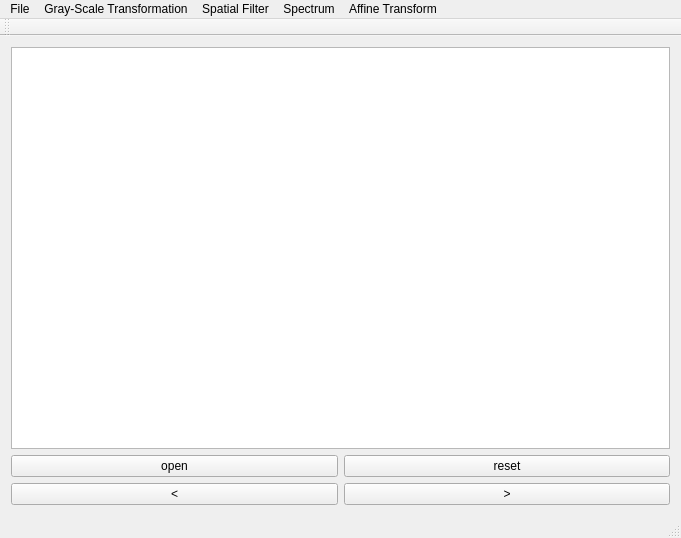
<?xml version="1.0" encoding="UTF-8"?>
<ui version="4.0">
 <class>MainWindow</class>
 <widget class="QMainWindow" name="MainWindow">
  <property name="geometry">
   <rect>
    <x>0</x>
    <y>0</y>
    <width>681</width>
    <height>538</height>
   </rect>
  </property>
  <property name="windowTitle">
   <string>MainWindow</string>
  </property>
  <widget class="QWidget" name="centralWidget">
   <layout class="QGridLayout" name="gridLayout">
    <item row="1" column="0">
     <layout class="QHBoxLayout" name="horizontalLayout">
      <item>
       <widget class="QPushButton" name="Btn_open">
        <property name="text">
         <string>open</string>
        </property>
       </widget>
      </item>
      <item>
       <widget class="QPushButton" name="Btn_reset">
        <property name="text">
         <string>reset</string>
        </property>
       </widget>
      </item>
     </layout>
    </item>
    <item row="0" column="0">
     <widget class="QGraphicsView" name="graphicsView"/>
    </item>
    <item row="2" column="0">
     <layout class="QHBoxLayout" name="horizontalLayout_2">
      <item>
       <widget class="QPushButton" name="Btn_pre">
        <property name="text">
         <string>&lt;</string>
        </property>
       </widget>
      </item>
      <item>
       <widget class="QPushButton" name="Btn_next">
        <property name="text">
         <string>&gt;</string>
        </property>
       </widget>
      </item>
     </layout>
    </item>
   </layout>
  </widget>
  <widget class="QMenuBar" name="menuBar">
   <property name="geometry">
    <rect>
     <x>0</x>
     <y>0</y>
     <width>681</width>
     <height>28</height>
    </rect>
   </property>
   <widget class="QMenu" name="menuGrayScale_Transformation">
    <property name="title">
     <string>Gray-Scale Transformation</string>
    </property>
    <addaction name="actionrgb2gray"/>
    <addaction name="actionreverse"/>
    <addaction name="actionlog"/>
    <addaction name="actioncontrast_strectch"/>
    <addaction name="actionhistogram"/>
    <addaction name="actioncolor_histogram"/>
   </widget>
   <widget class="QMenu" name="menuSpatial_Filter">
    <property name="title">
     <string>Spatial Filter</string>
    </property>
    <addaction name="actionLinear"/>
    <addaction name="actionGauss"/>
    <addaction name="actionBilateral"/>
    <addaction name="actionMedian"/>
    <addaction name="actionMorphology_Operation"/>
    <addaction name="actionFrequency_Domain_Filter"/>
   </widget>
   <widget class="QMenu" name="menuSpectrum">
    <property name="title">
     <string>Spectrum</string>
    </property>
    <addaction name="actionshow_spectrum"/>
   </widget>
   <widget class="QMenu" name="menuAffine_Transform">
    <property name="title">
     <string>Affine Transform</string>
    </property>
    <addaction name="actionAffine_Transform"/>
   </widget>
   <widget class="QMenu" name="menuFile">
    <property name="title">
     <string>File</string>
    </property>
    <addaction name="actionSave"/>
    <addaction name="actionSave_As"/>
   </widget>
   <addaction name="menuFile"/>
   <addaction name="menuGrayScale_Transformation"/>
   <addaction name="menuSpatial_Filter"/>
   <addaction name="menuSpectrum"/>
   <addaction name="menuAffine_Transform"/>
  </widget>
  <widget class="QToolBar" name="mainToolBar">
   <attribute name="toolBarArea">
    <enum>TopToolBarArea</enum>
   </attribute>
   <attribute name="toolBarBreak">
    <bool>false</bool>
   </attribute>
  </widget>
  <widget class="QStatusBar" name="statusBar"/>
  <action name="actionrgb2gray">
   <property name="text">
    <string>rgb2gray</string>
   </property>
  </action>
  <action name="actionlog">
   <property name="text">
    <string>log</string>
   </property>
  </action>
  <action name="actionreverse">
   <property name="text">
    <string>reverse</string>
   </property>
  </action>
  <action name="actioncontrast_strectch">
   <property name="text">
    <string>contrast strectch</string>
   </property>
  </action>
  <action name="actionhistogram">
   <property name="text">
    <string>gray histogram</string>
   </property>
  </action>
  <action name="actioncolor_histogram">
   <property name="text">
    <string>color histogram</string>
   </property>
  </action>
  <action name="actionLinear">
   <property name="text">
    <string>Linear</string>
   </property>
  </action>
  <action name="actionGauss">
   <property name="text">
    <string>Gauss</string>
   </property>
  </action>
  <action name="actionBilateral">
   <property name="text">
    <string>Bilateral</string>
   </property>
  </action>
  <action name="actionMedian">
   <property name="text">
    <string>Median</string>
   </property>
  </action>
  <action name="actionMorphology_Operation">
   <property name="text">
    <string>Morphology Operation</string>
   </property>
  </action>
  <action name="actionshow_spectrum">
   <property name="text">
    <string>Show Spectrum</string>
   </property>
   <property name="toolTip">
    <string>Show Spectrum</string>
   </property>
  </action>
  <action name="actionAffine_Transform">
   <property name="text">
    <string>Affine Transform</string>
   </property>
   <property name="toolTip">
    <string>Affine Transform</string>
   </property>
  </action>
  <action name="actionFrequency_Domain_Filter">
   <property name="text">
    <string>Frequency Domain Filter</string>
   </property>
  </action>
  <action name="actionSave">
   <property name="text">
    <string>Save</string>
   </property>
  </action>
  <action name="actionSave_As">
   <property name="text">
    <string>Save As</string>
   </property>
  </action>
 </widget>
 <layoutdefault spacing="6" margin="11"/>
 <resources/>
 <connections/>
</ui>
